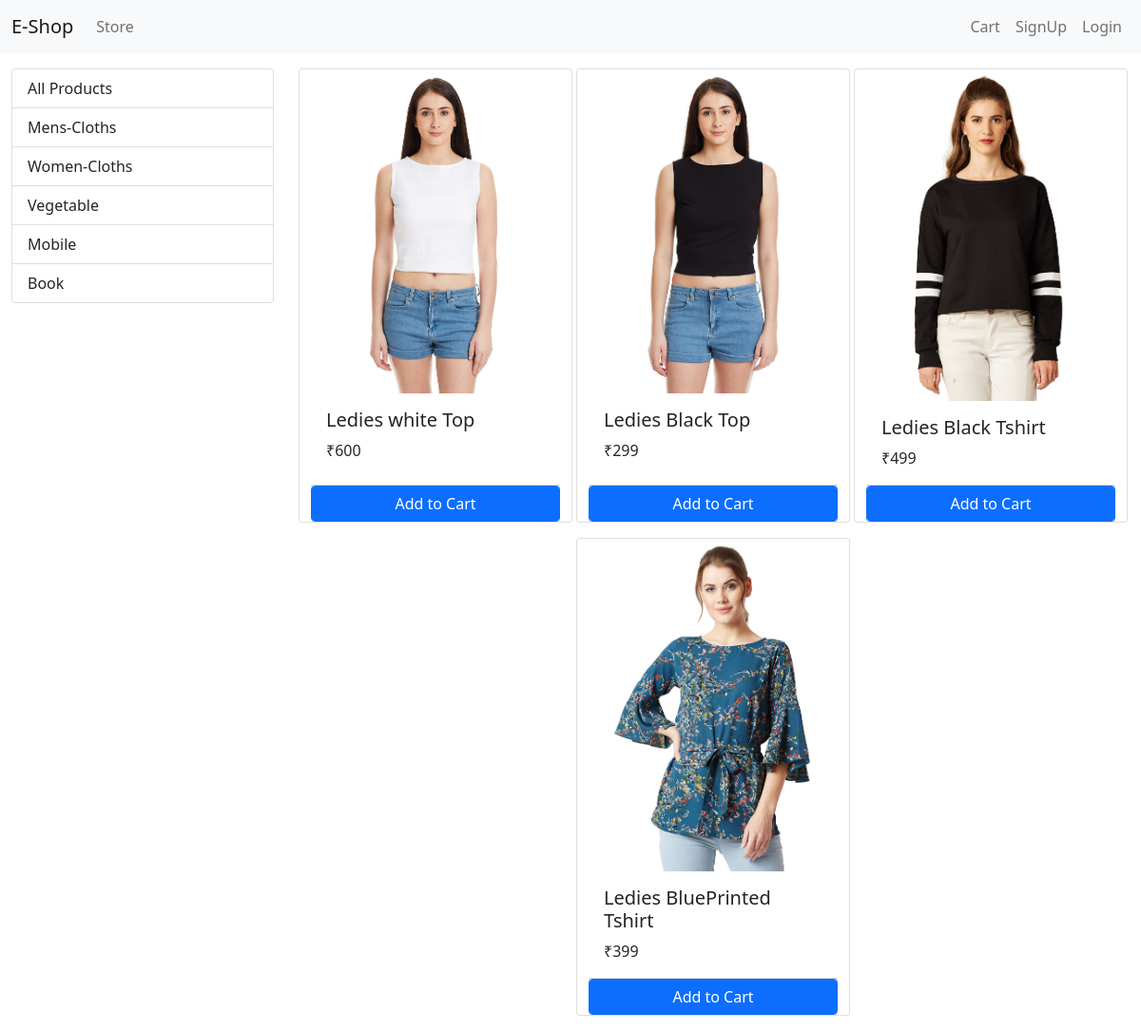
The app's page /?category=2 with its own data.
### store/models/category.py (models this page shows, shortened)
class Category(models.Model):
    name = models.CharField(max_length=20)
    @staticmethod
    def get_all_catagories():
       return Category.objects.all()

### store/models/product.py (models this page shows, shortened)
class Product(models.Model):
    name = models.CharField(max_length=50)
    price = models.IntegerField(default=0)
    category = models.ForeignKey(Category, on_delete=models.CASCADE,default=1)
    description = models.CharField(max_length=200,default='',null=True,blank=True)
    image = models.ImageField( upload_to='upload/products/', height_field=None, width_field=None, max_length=None)
    @staticmethod
    def get_all_products_by_categoryid(category_id):
        if category_id:
          return Product.objects.filter(category=category_id)
        else:
            return Product.get_all_products()

### store/views/home.py (the view, shortened to what this page needs)
# urls.py: path('',Index.as_view(),name="homepage"),
class Index(View):
    def get(self,request):
         cart = request.session.get('cart')
         if not cart:
             request.session['cart'] = {}
         products = None
         cart = request.session.get('cart')
         if not cart:
             request.session.cart = {}
         categories = Category.get_all_catagories()
         categoryID=request.GET.get('category')
         if categoryID:
             products = Product.get_all_products_by_categoryid(categoryID)
         else:
             products = Product.get_all_products()
         data = {}
         data['products'] = products
         data['categories'] = categories
         print(request.session.get('email'))
         return render(request,'index.html', data)

### store/templatetags/cart.py (called while the page is built)
@register.filter(name='is_in_cart')
def is_in_cart(product  , cart):
    keys = cart.keys()
    for id in keys:
        if int(id) == product.id:
            return True
    return False

### store/templatetags/custom_filter.py (called while the page is built)
@register.filter(name='currency')
def currency(number):
    return '₹'+str(number)

### store/templates/index.html (shortened to what this page needs)
{% extends 'base.html'%}
{% block content %}
{% load cart %}
{% load custom_filter %}
<div class="container-fluid mt-3 ">
  <div class="row">
    <div class="col-lg-3 mx-auto">
      <div class="list-group">
        <a href="/" class="list-group-item list-group-item-action ">All Products</a>
        {% for category in categories %}
        <a href="/?category={{category.id}}" class="list-group-item list-group-item-action ">{{category.name}}</a>
        {% endfor %}
      </div>
    </div>
    <div id="products" class="col-lg-9 mx-auto">
      <div class="row mx-auto">
        {% for product in products %}
        <div class="card mx-auto mb-3" id ='{{product.id}}' style="width: 18rem;">
          <img class="card-img-top" src="{{product.image.url}}" alt="card image cap">
          <div class="card-body">
            <h5 class="card-title">{{product.name}}</h5>
            <p class="card-text">{{product.price|currency}}</p>
          </div>
          <div class="card-footer p-0  no-gutters ">
            {% if product|is_in_cart:request.session.cart %}
            <div class="row no-gutters">
              <form action="/#{{product.id}}" method="POST" class = "col-2">
                {% csrf_token %}
                <input type="text"  name="product" hidden value='{{product.id}}'>
                <input type="text"  name="remove" hidden value='True'>
                <input class="btn btn-block btn-secondary  " type="submit" value=" -">
              </form>
              <div class="text-center col">{{product|cart_quantity:request.session.cart}} in cart</div>
              <form action="/#{{product.id}}" method="POST" class = "col-2">
                {% csrf_token %}
                <input type="text"  name="product" hidden value='{{product.id}}'>
                <input class="btn  btn-block btn-secondary  " type="submit" value="+">
              </form>
            </div>
            {% else %}
            <form action="/#{{product.id}}" method='POST' class="btn-block">
              <input type="submit" class=" float-right btn btn-primary form-control " value="Add to Cart">
            </form>
            {% endif %}
          </div>
        </div>
        {% endfor %}
      </div>
    </div>
  </div>
</div>
{% endblock %}

### records on screen
Category: name "Mens-Cloths"
Category: name "Women-Cloths"
Category: name "Vegetable"
Category: name "Mobile"
Category: name "Book"
Product: image (picture), name "Ledies white Top", price "₹600"
Product: image (picture), name "Ledies Black Top", price "₹299"
Product: image (picture), name "Ledies Black Tshirt", price "₹499"
Product: image (picture), name "Ledies BluePrinted Tshirt", price "₹399"
